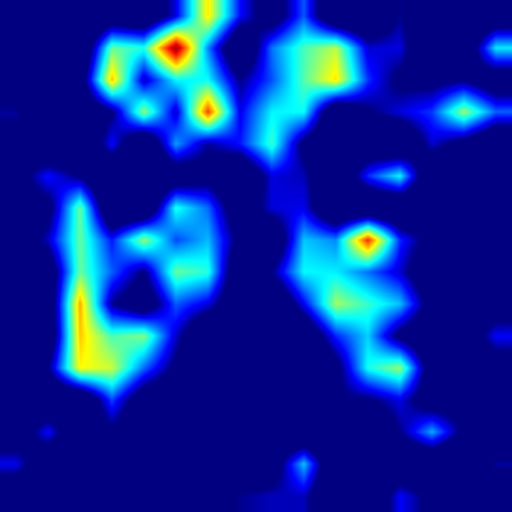
#> input picture JPCLN114_2_roi_cam0.png, 512 x 512 px
$ python mPCNN.py   (Python 2 division)
#> lines starting #> are read from the running program, lines starting #| are printed output that depends on the picture; after the words box and inside, x2 and y2 are one past the last pixel; in counts of white or black regions, pixels touching at a corner belong together; long printed decimals are rounded
#! /usr/bin/env python
# coding:utf-8

import numpy as np
from scipy import signal


class mPCNN(object):


    def __init__(self, feature_map, weights, W,
                 ah = 0.1, vh = 2, at = 0.1, vt = 2):
        picture_size = feature_map.shape
        self.H = np.zeros(picture_size)
        self.Y = np.zeros((picture_size[0], picture_size[1]))
        self.U = np.zeros((picture_size[0], picture_size[1]))
        self.U_prev = np.zeros((picture_size[0], picture_size[1]))
        self.T = np.zeros((picture_size[0], picture_size[1]))
        self.S = feature_map
        self.ah, self.vh, self.at, self.vt = ah, vh, at, vt
        self.W = W
        self.weights = weights
        for i in range(40):
            self.train()


    def train(self):
        conv = signal.convolve2d(self.Y, self.W, 'same')
        stacked_conv = np.stack([conv for i in range(self.S.shape[2])], axis=-1)
        self.H = self.H * np.exp(-self.ah) + self.S + self.vh * stacked_conv
        U_temp = np.ones((self.S.shape[0], self.S.shape[1]))
        for k in range(self.S.shape[2]):
            U_temp *= 1.0 + np.dot(self.H, self.weights)
        self.U_prev = self.U
        self.U = U_temp
        for i in range(len(self.S)):
            for j in range(len(self.S[0])):
                self.Y[i][j] = 1.0 if self.U[i][j] > self.Y[i][j] else 0.0
        self.T = np.exp(-self.at) * self.T + self.vt * self.Y
        print np.mean(self.H), np.mean(self.U), np.mean(self.T)


    def get_image(self):
        return np.array((self.U - np.min(self.U)) / (np.max(self.U) - np.min(self.U)) * 255.0).astype(np.int32)

if __name__ == '__main__':
    import cv2
    p1 = cv2.imread('JPCLN114_2_roi_cam0.png')
#> p1 is the input picture: shape (512, 512, 3); mean B, G, R 161.8, 42.5, 8.2
    p2 = cv2.imread('JPCLN114_2_roi_cam_img0.png')
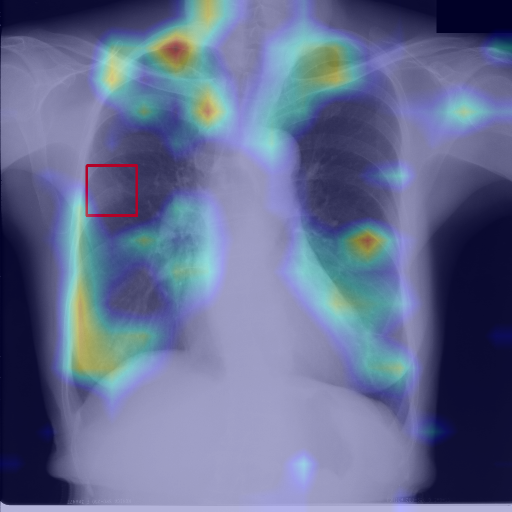
#> input picture JPCLN114_2_roi_cam_img0.png, 512 x 512 px
#> p2 is the input picture: shape (512, 512, 3); mean B, G, R 144.7, 109, 99
    feature_map = np.concatenate(((p1 -127.0)/ 127.0, (p2 -127)/ 127.0), axis = 2)
    weights = np.array([0.1/3, 0.1/3, 0.1/3, 0.9/3, 0.9/3, 0.9/3])
    W = np.array([[1.0 / np.sqrt(2), 1.0, 1.0 / np.sqrt(2)],
         [1, 0.0, 1],
         [1.0 / np.sqrt(2), 1, 1.0 / np.sqrt(2)]])
    obj = mPCNN(feature_map = feature_map,
                weights = weights,
                W = W)
#> the loop in __init__, `for i in range(40):` made 40 passes
#| 0.2304 62.201 2.0
#| 14.058 18174316.309 3.810
#| 26.570 620000103.086 5.447
#| 37.891 4720496976.795 6.929
#| 48.135 18867304565.830 8.269
#| 57.404 52662871337.646 9.482
#| 65.790 116991661415.122 10.580
#| 73.379 222049646616.8128 11.573
#> (further printed lines are left out)
#> pass 2, in train (call 2), `self.U_prev = self.U`:
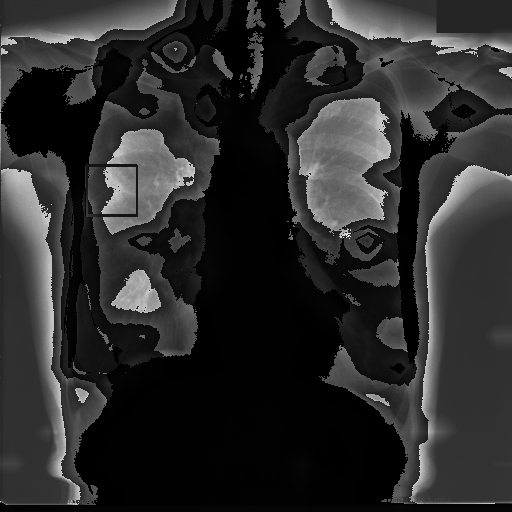
#> self.U_prev: shape (512, 512) float64; min 1.15, max 357.5, mean 62.2; drawn with min black and max white
#> pass 3, in train (call 3), `self.U_prev = self.U`:
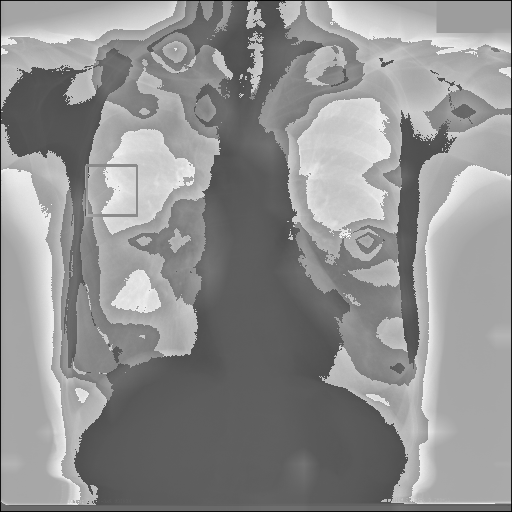
#> self.U_prev: shape (512, 512) float64; min 85256.9, max 32092883.3, mean 18174316.3; drawn with min black and max white
    p3 = obj.get_image()
#> in get_image, `return np.array((self.U - np.min(self.U)) / (np.max(self.U) - np.min(s..`:
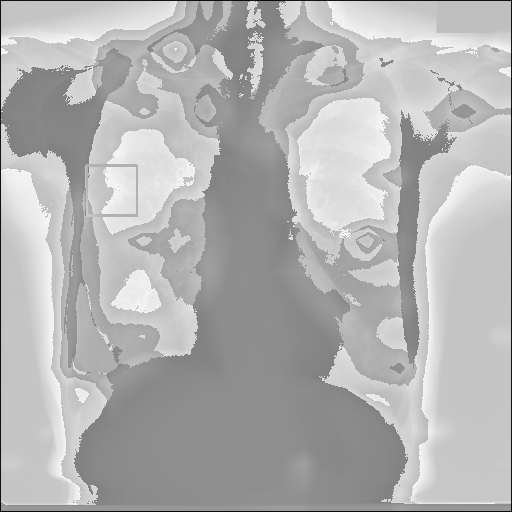
#> returned value: shape (512, 512) int32; min 0, max 255, mean 178.6
    thresh = int(np.mean(p3))
#> thresh = 178
    max_pixel = 255
    blur = cv2.GaussianBlur(p3.astype(np.uint8),(5,5),0)
    ret3,th3 = cv2.threshold(blur,0,255,cv2.THRESH_BINARY+cv2.THRESH_OTSU)
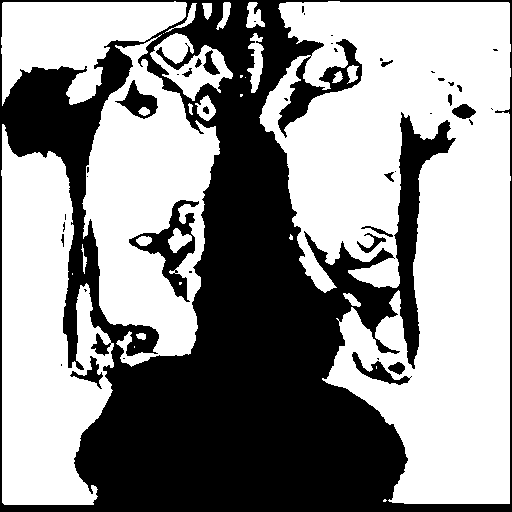
#> th3: shape (512, 512); 57.6% white; 44 black regions (26 under 20 px), largest, box (x1, y1, x2, y2) and area: (0, 0, 512, 512) 106301, (129, 200, 199, 302) 2002, (115, 80, 158, 119) 691
#> ret3 = 174
    cv2.imwrite('sample.png', th3)
